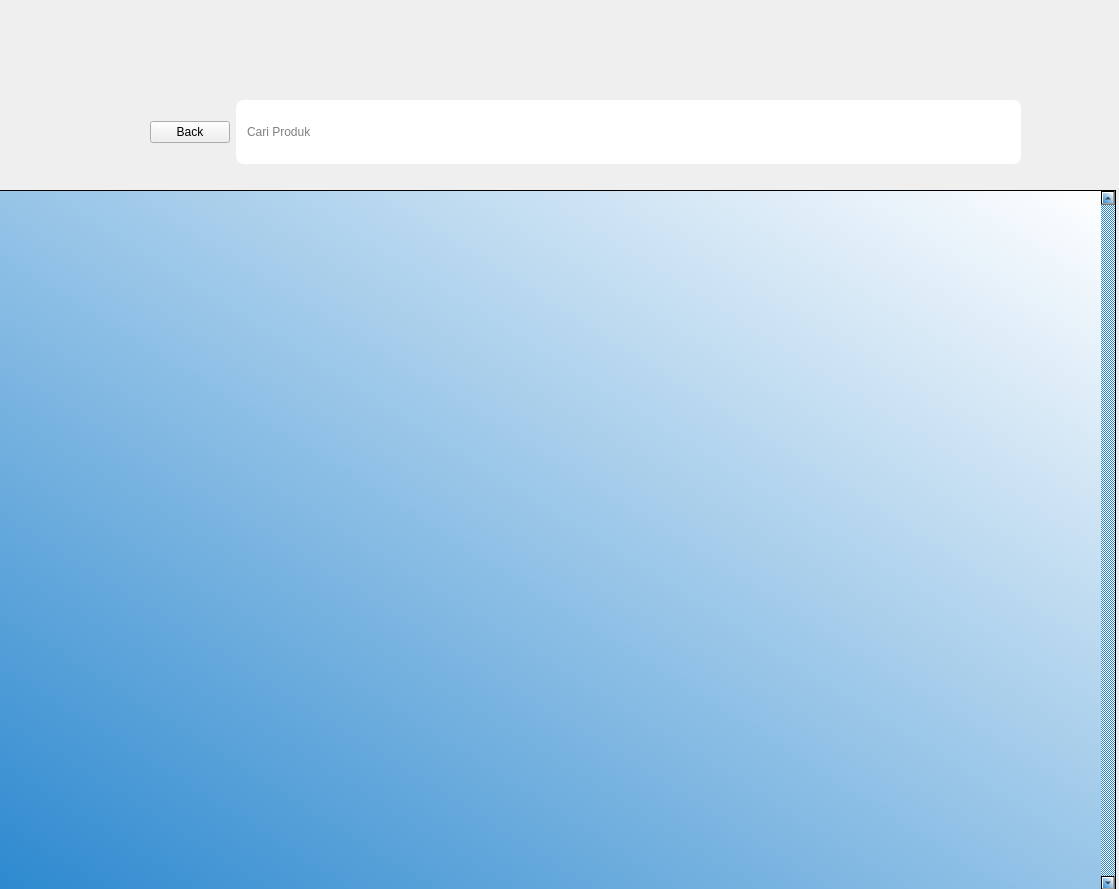
<?xml version="1.0" encoding="UTF-8"?>
<ui version="4.0">
 <class>MainWindow</class>
 <widget class="QMainWindow" name="MainWindow">
  <property name="geometry">
   <rect>
    <x>0</x>
    <y>0</y>
    <width>1119</width>
    <height>889</height>
   </rect>
  </property>
  <property name="windowTitle">
   <string>MainWindow</string>
  </property>
  <widget class="QWidget" name="bgwidget">
   <property name="enabled">
    <bool>true</bool>
   </property>
   <property name="maximumSize">
    <size>
     <width>1121</width>
     <height>891</height>
    </size>
   </property>
   <property name="styleSheet">
    <string notr="true">QWidget#bgwidget{
background-color: qlineargradient(spread:pad, x1:0, y1:0.961, x2:1, y2:0, stop:0 rgba(33, 137, 205, 255), stop:1 rgba(255, 255, 255, 255))};</string>
   </property>
   <widget class="QScrollArea" name="scrollArea">
    <property name="geometry">
     <rect>
      <x>-5</x>
      <y>190</y>
      <width>1121</width>
      <height>701</height>
     </rect>
    </property>
    <property name="styleSheet">
     <string notr="true">background-color:qlineargradient(spread:pad, x1:0, y1:1, x2:1, y2:0, stop:0 rgba(45, 137, 207, 255), stop:1 rgba(255, 255, 255, 255));</string>
    </property>
    <property name="verticalScrollBarPolicy">
     <enum>Qt::ScrollBarAlwaysOn</enum>
    </property>
    <property name="widgetResizable">
     <bool>true</bool>
    </property>
    <widget class="QWidget" name="scrollAreaWidgetContents">
     <property name="geometry">
      <rect>
       <x>0</x>
       <y>0</y>
       <width>1102</width>
       <height>699</height>
      </rect>
     </property>
     <property name="sizePolicy">
      <sizepolicy hsizetype="Preferred" vsizetype="Expanding">
       <horstretch>0</horstretch>
       <verstretch>0</verstretch>
      </sizepolicy>
     </property>
     <layout class="QVBoxLayout" name="verticalLayout_5">
      <property name="spacing">
       <number>5</number>
      </property>
      <property name="leftMargin">
       <number>5</number>
      </property>
      <property name="topMargin">
       <number>5</number>
      </property>
      <property name="rightMargin">
       <number>5</number>
      </property>
      <property name="bottomMargin">
       <number>5</number>
      </property>
     </layout>
    </widget>
   </widget>
   <widget class="QWidget" name="widget" native="true">
    <property name="geometry">
     <rect>
      <x>150</x>
      <y>100</y>
      <width>871</width>
      <height>64</height>
     </rect>
    </property>
    <layout class="QHBoxLayout" name="horizontalLayout_2">
     <item>
      <widget class="QPushButton" name="backButton">
       <property name="styleSheet">
                <string notr="true">QPushButton#backButton{
background-color:rgb(0, 0, 0);
color:rgba(255,255,255,210);
border-radius:2px;
font: 11pt &quot;MS Shell Dlg 2&quot;; color:rgb(255, 255, 255);
}

QPushButton#backButton:hover{
background-color:qlineargradient(spread:pad, x1:5, y1:5, x2:5, y2:5, stop:0 rgba(150, 123, 111, 219), stop:1 rgba(85, 81, 84, 226));
}

QPushButton#backButton:pressed{
padding-left:5px;
padding-top:5px;
background-color:rgba(150, 123, 111, 255);
};
</string>
               </property>
       <property name="text">
        <string>Back</string>
       </property>
       <property name="iconSize">
        <size>
         <width>40</width>
         <height>40</height>
        </size>
       </property>
      </widget>
     </item>
     <item>
      <widget class="QFrame" name="searchBar">
       <property name="styleSheet">
        <string notr="true">background-color: rgb(255, 255, 255);
border-radius: 8px;</string>
       </property>
       <property name="frameShape">
        <enum>QFrame::StyledPanel</enum>
       </property>
       <property name="frameShadow">
        <enum>QFrame::Raised</enum>
       </property>
       <layout class="QHBoxLayout" name="horizontalLayout">
        <item>
         <widget class="QLineEdit" name="lineEdit_4">
          <property name="text">
           <string/>
          </property>
          <property name="placeholderText">
           <string>Cari Produk</string>
          </property>
         </widget>
        </item>
        <item>
         <widget class="QLabel" name="label_3">
          <property name="enabled">
           <bool>true</bool>
          </property>
          <property name="minimumSize">
           <size>
            <width>20</width>
            <height>20</height>
           </size>
          </property>
          <property name="maximumSize">
           <size>
            <width>20</width>
            <height>20</height>
           </size>
          </property>
          <property name="text">
           <string/>
          </property>
          <property name="pixmap">
           <pixmap>:/img/search_icon.png</pixmap>
          </property>
          <property name="scaledContents">
           <bool>true</bool>
          </property>
         </widget>
        </item>
       </layout>
      </widget>
     </item>
    </layout>
   </widget>
  </widget>
 </widget>
 <resources>
  <include location="../1/electrify/src/qrc/pelanggan.qrc"/>
 </resources>
 <connections/>
</ui>
